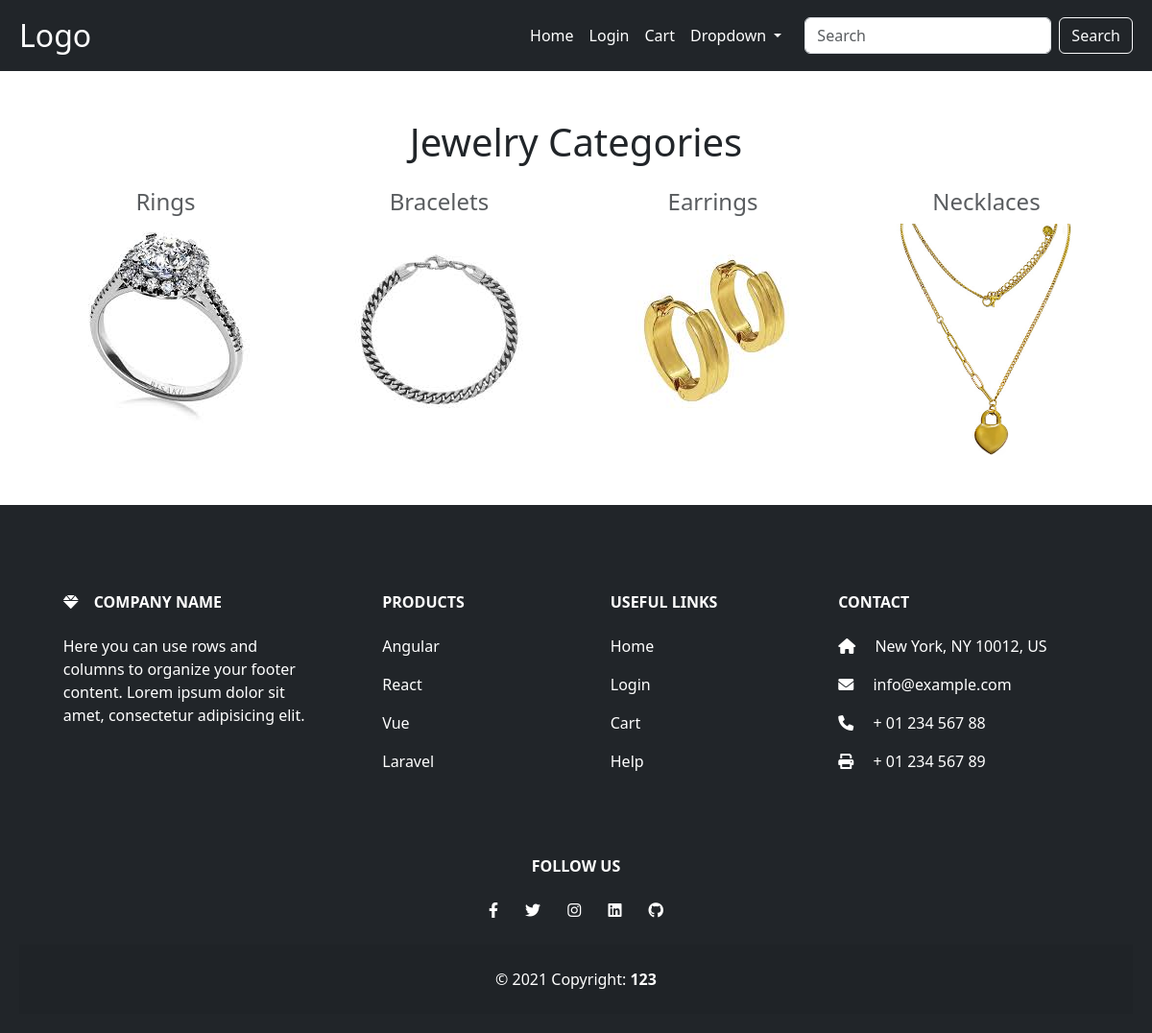
The page / on the database its author committed.
### app1/models.py (models this page shows)
class ProductCategory(models.Model):
    name = models.CharField(max_length=100)
    image = models.CharField(max_length=255)  # Path to category image
    def __str__(self):
        return self.name

### app1/views.py (the view)
# urls.py: path('', views.home_view, name='home'),
def home_view(request):
    categories = ProductCategory.objects.all()
    print(categories)  # Debugging line to check if categories are fetched
    return render(request, 'home.html', {'categories': categories})

### app1/templates/home.html (shortened to what this page needs)
{% extends 'base.html' %}
{% load static %}
{% block content %}
<div class="container">
    <h1 class="text-center my-4">Jewelry Categories</h1>
    <div class="row">
        {% for category in categories %}
        <div class="col-md-3 text-center text-muted">
            <h4 class="fw-normal">{{ category.name }}</h4>
            <a href="{% url 'category_detail' category.id %}">
                <img src="{% static category.image %}" class="img-fluid category-img" alt="{{ category.name }}">
            </a>
        </div>
        {% endfor %}
    </div>
</div>
{% endblock %}

### app1/templates/base.html (style rules this page uses)
a { color: white; text-decoration: none; }

### app1/templates/home.html (style rules this page uses)
.category-img { transition: transform 0.3s ease; }
.container { margin-top: 50px; }

### rows shown on the page
ProductCategory: name "Rings", image (picture)
ProductCategory: name "Bracelets", image (picture)
ProductCategory: name "Earrings", image (picture)
ProductCategory: name "Necklaces", image (picture)
